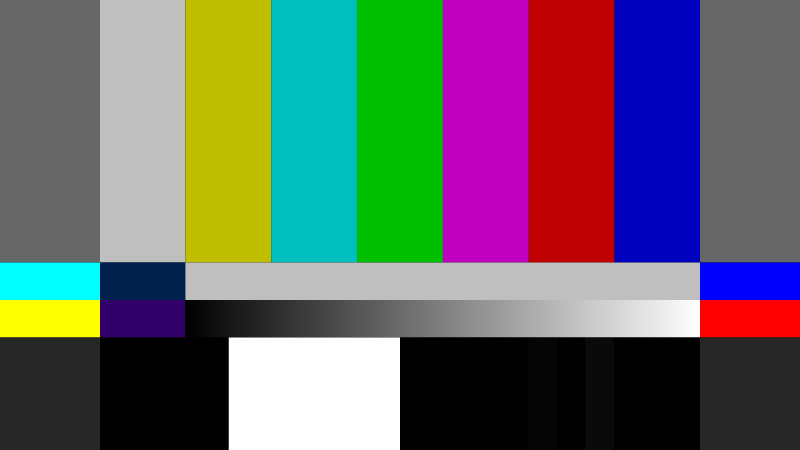
#> input picture series/generative/smpte/img/tv.png, 800 x 450 px, found by its file name
$ python imgrandomize.py
#> lines starting #> are read from the running program, lines starting #| are printed output that depends on the picture; after the words box and inside, x2 and y2 are one past the last pixel; in counts of white or black regions, pixels touching at a corner belong together
#!/usr/bin/env python3
"""
Author: Sean Maden

Notes:

* Image from: https://upload.wikimedia.org/wikipedia/commons/thumb/6/60/SMPTE_Color_Bars_16x9.svg/1024px-SMPTE_Color_Bars_16x9.svg.png

"""
from PIL import Image
import numpy as np
import random
import time
time.time() # 1642124557.5068347
seednum = 0
random.seed(seednum)
newimg_fname = "".join(["seed",str(seednum),".jpg"])
rnum_low = -10
rnum_hi = 10
img1 = Image.open('tv.png')
#> img1 is the input picture: PIL image 800x450 RGB; mean R, G, B 101.4, 101.3, 102.5
pixels = np.array(img1)
pixels[np.all(pixels == (255, 0, 0), axis=-1)] = (0,0,0)
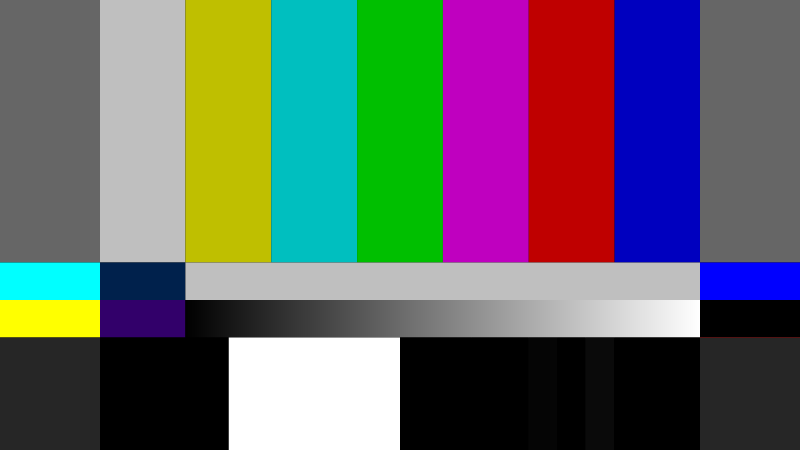
#> pixels: shape (450, 800, 3); 1.03% of pixels changed, all inside (x1, y1, x2, y2) = (700, 300, 800, 337)
newimg=pixels
for ii,seqi in enumerate(newimg):
    for jj,seqj in enumerate(seqi):
        for kk,seqk in enumerate(seqj):
            rnum = random.randint(rnum_low, rnum_hi)
            oval = newimg[ii][jj][kk]
            newval = oval+rnum
            #print("original:" + str(oval))
            #print("new:" + str(newval))
            newimg[ii][jj][kk]=newval
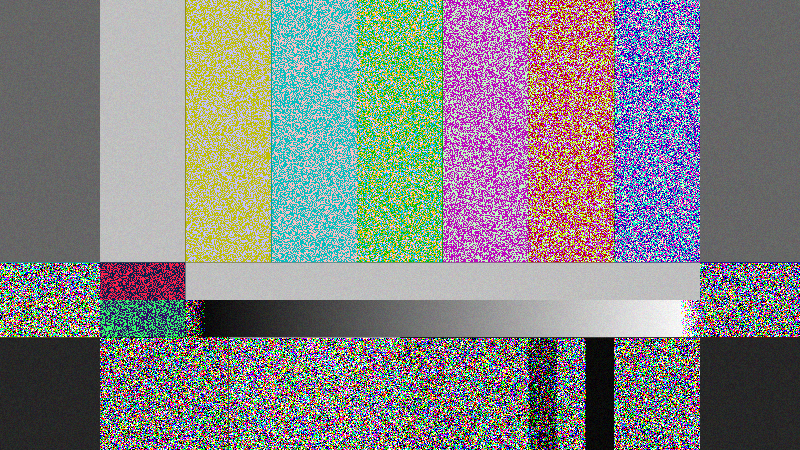
#> newimg: shape (450, 800, 3); mean R, G, B 133.2, 133.4, 133.2
img2 = Image.fromarray(newimg)
img2.show()
img2.save(newimg_fname)

$ run again, with series/generative/smpte/img/seed0.jpg saved as series/generative/smpte/img/tv.png
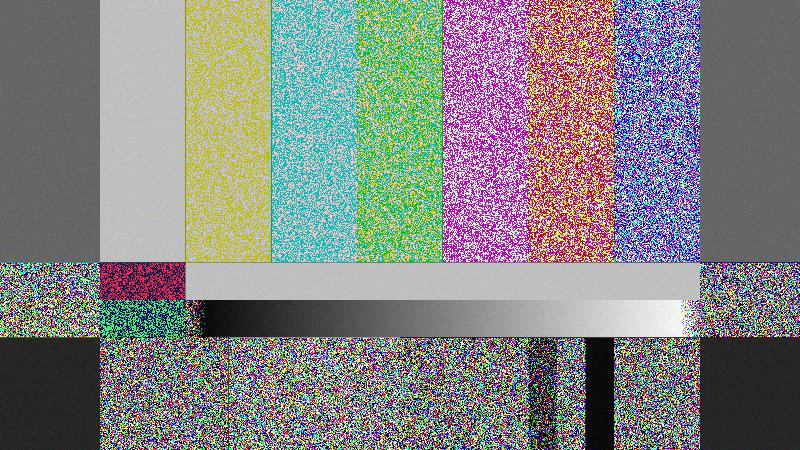
#> input picture series/generative/smpte/img/seed0.jpg, 800 x 450 px, found by its file name
#> img1 is the input picture: PIL image 800x450 RGB; mean R, G, B 132.7, 133.4, 132.5
#> after the loop `for ii,seqi in enumerate(newimg):`:
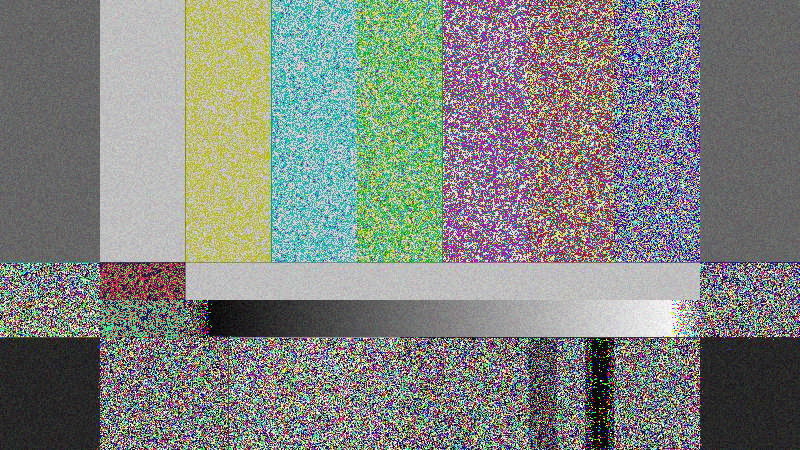
#> newimg: shape (450, 800, 3); mean R, G, B 129.2, 133.4, 128.6
